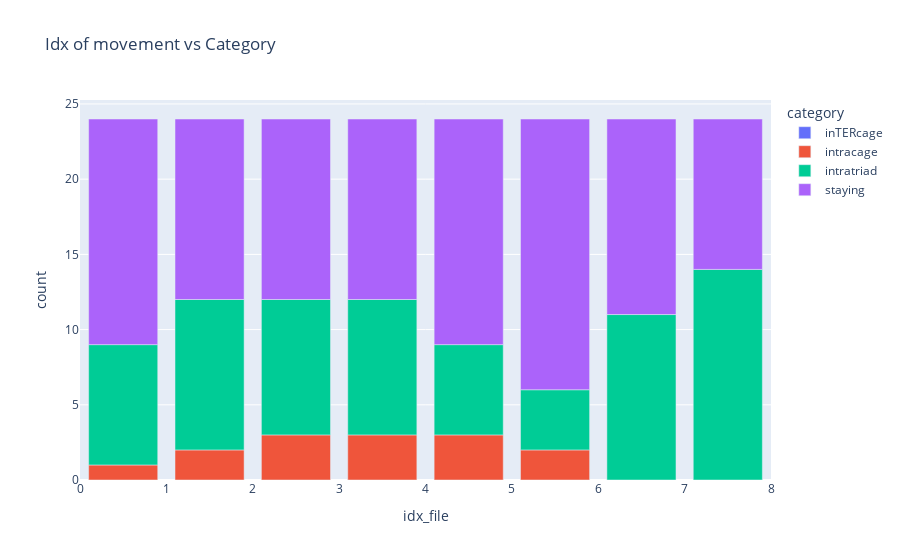

Notebook code cell kept with this figure:
### Code cell
if proceed_NEB == "True":
    df = get_plot_movement_counted(df_movement)
    df.sum()

### Figure 1 — Plotly figure (JSON) as saved in the notebook; plotly's stock layout.template omitted (floating-point values rounded to 4 significant figures)
{"data": [{"alignmentgroup": "True", "hovertemplate": "category=inTERcage<br>idx_file=%{x}<br>count=%{y}<extra></extra>", "legendgroup": "inTERcage", "marker": {"color": "#636efa", "pattern": {"shape": ""}}, "name": "inTERcage", "offsetgroup": "inTERcage", "orientation": "v", "showlegend": true, "textposition": "auto", "type": "bar", "x": [0.5, 1.5, 2.5, 3.5, 4.5, 5.5, 6.5, 7.5], "xaxis": "x", "y": [0, 0, 0, 0, 0, 0, 0, 0], "yaxis": "y"}, {"alignmentgroup": "True", "hovertemplate": "category=intracage<br>idx_file=%{x}<br>count=%{y}<extra></extra>", "legendgroup": "intracage", "marker": {"color": "#EF553B", "pattern": {"shape": ""}}, "name": "intracage", "offsetgroup": "intracage", "orientation": "v", "showlegend": true, "textposition": "auto", "type": "bar", "x": [0.5, 1.5, 2.5, 3.5, 4.5, 5.5, 6.5, 7.5], "xaxis": "x", "y": [1, 2, 3, 3, 3, 2, 0, 0], "yaxis": "y"}, {"alignmentgroup": "True", "hovertemplate": "category=intratriad<br>idx_file=%{x}<br>count=%{y}<extra></extra>", "legendgroup": "intratriad", "marker": {"color": "#00cc96", "pattern": {"shape": ""}}, "name": "intratriad", "offsetgroup": "intratriad", "orientation": "v", "showlegend": true, "textposition": "auto", "type": "bar", "x": [0.5, 1.5, 2.5, 3.5, 4.5, 5.5, 6.5, 7.5], "xaxis": "x", "y": [8, 10, 9, 9, 6, 4, 11, 14], "yaxis": "y"}, {"alignmentgroup": "True", "hovertemplate": "category=staying<br>idx_file=%{x}<br>count=%{y}<extra></extra>", "legendgroup": "staying", "marker": {"color": "#ab63fa", "pattern": {"shape": ""}}, "name": "staying", "offsetgroup": "staying", "orientation": "v", "showlegend": true, "textposition": "auto", "type": "bar", "x": [0.5, 1.5, 2.5, 3.5, 4.5, 5.5, 6.5, 7.5], "xaxis": "x", "y": [15, 12, 12, 12, 15, 18, 13, 10], "yaxis": "y"}], "layout": {"barmode": "relative", "legend": {"title": {"text": "category"}, "tracegroupgap": 0}, "title": {"text": "Idx of movement vs Category"}, "xaxis": {"anchor": "y", "domain": [0, 1], "title": {"text": "idx_file"}}, "yaxis": {"anchor": "x", "domain": [0, 1], "title": {"text": "count"}}}}
